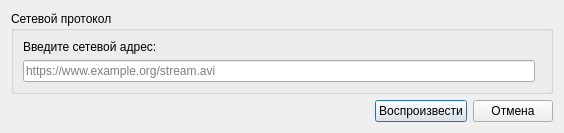
<?xml version="1.0" encoding="UTF-8"?>
<ui version="4.0">
 <class>Dialog</class>
 <widget class="QDialog" name="Dialog">
  <property name="geometry">
   <rect>
    <x>0</x>
    <y>0</y>
    <width>564</width>
    <height>123</height>
   </rect>
  </property>
  <property name="windowTitle">
   <string>Dialog</string>
  </property>
  <layout class="QVBoxLayout" name="verticalLayout_2">
   <item>
    <layout class="QVBoxLayout" name="verticalLayout">
     <item>
      <widget class="QGroupBox" name="tempWidget">
       <property name="toolTip">
        <string/>
       </property>
       <property name="title">
        <string>Сетевой протокол</string>
       </property>
       <layout class="QGridLayout" name="gridLayout1">
        <item row="0" column="0" colspan="2">
         <widget class="QLabel" name="label">
          <property name="text">
           <string>Введите сетевой адрес:</string>
          </property>
         </widget>
        </item>
        <item row="1" column="0">
         <widget class="QLineEdit" name="url_edit">
          <property name="statusTip">
           <string/>
          </property>
          <property name="whatsThis">
           <string/>
          </property>
          <property name="placeholderText">
           <string>https://www.example.org/stream.avi</string>
          </property>
         </widget>
        </item>
       </layout>
      </widget>
     </item>
     <item>
      <layout class="QHBoxLayout" name="horizontalLayout" stretch="0,0,0">
       <item>
        <spacer name="horizontalSpacer">
         <property name="orientation">
          <enum>Qt::Horizontal</enum>
         </property>
         <property name="sizeHint" stdset="0">
          <size>
           <width>40</width>
           <height>20</height>
          </size>
         </property>
        </spacer>
       </item>
       <item>
        <widget class="QPushButton" name="play_btn">
         <property name="text">
          <string>Воспроизвести</string>
         </property>
        </widget>
       </item>
       <item>
        <widget class="QPushButton" name="cancel_btn">
         <property name="text">
          <string>Отмена</string>
         </property>
        </widget>
       </item>
      </layout>
     </item>
    </layout>
   </item>
  </layout>
 </widget>
 <resources>
  <include location="resources/resources.qrc"/>
 </resources>
 <connections/>
</ui>
